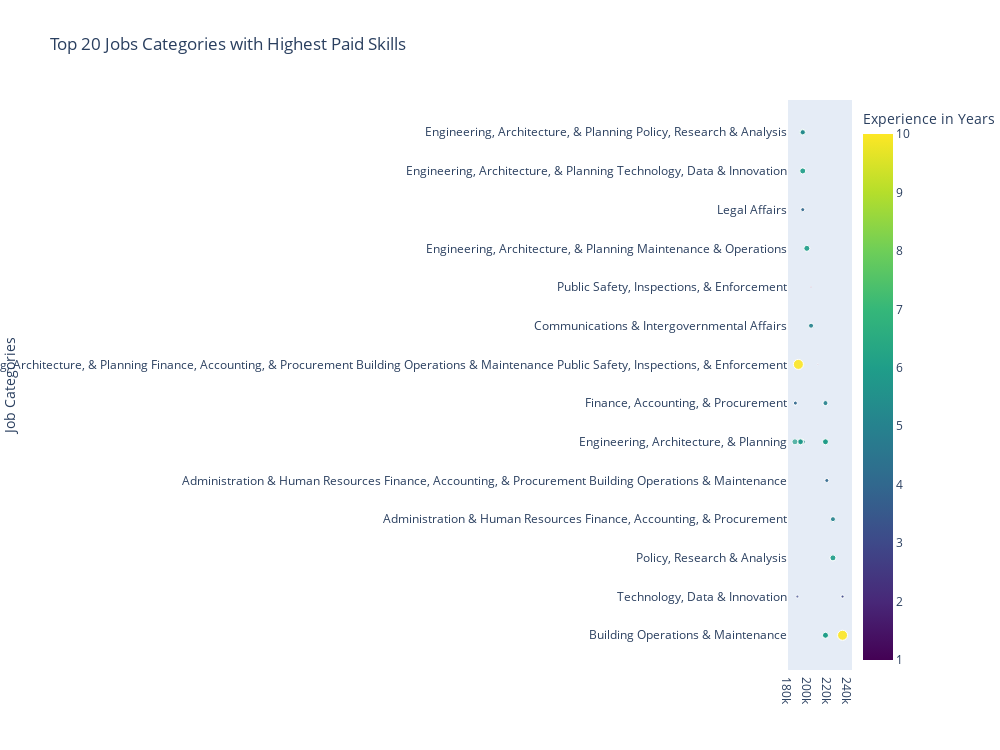

This figure's notebook cell:
### Code cell
trace = go.Scatter(y = topData['jobCategory'],x = topData['maxSalary'],mode='markers',
                   marker=dict(size= topData['experience'],
                               color = topData['experience'],
                               colorscale='Viridis',
                               showscale=True,
                               colorbar = dict(title = 'Experience in Years')),
                   text = topData['experience'].values)

data = [(trace)]

layout= go.Layout(autosize= False, width = 1000, height = 750,
                  title= 'Top 20 Jobs Categories with Highest Paid Skills',
                  hovermode= 'closest',
                  xaxis=dict(showgrid=False,zeroline=False,
                             showline=False),
                  yaxis=dict(title= 'Job Categories',ticklen= 0.1,
                             gridwidth= 100,showgrid=False,
                             zeroline=True,showline=False),
                  showlegend= False)

fig = go.Figure(data=data, layout=layout)
py.iplot(fig)

### Figure 1 — Plotly figure (JSON) as saved in the notebook; plotly's stock layout.template omitted (floating-point values rounded to 4 significant figures)
{"data": [{"marker": {"color": [10, 10, 3, 3, 6, 5, 5, 6, 4, 4, 6, 5, 5, 6, 5, 6, 6, 6, 6, 5, 1, 1, 5, 5, 1, 1, 6, 6, 4, 6, 6, 5, 6, 5, 5, 6, 4, 5, 6, 5, 6, 6, 5, 6, 10, 10, 3, 4, 4, 6], "colorbar": {"title": {"text": "Experience in Years"}}, "colorscale": [[0, "#440154"], [0.1111, "#482878"], [0.2222, "#3e4989"], [0.3333, "#31688e"], [0.4444, "#26828e"], [0.5556, "#1f9e89"], [0.6667, "#35b779"], [0.7778, "#6ece58"], [0.8889, "#b5de2b"], [1, "#fde725"]], "showscale": true, "size": [10, 10, 3, 3, 6, 5, 5, 6, 4, 4, 6, 5, 5, 6, 5, 6, 6, 6, 6, 5, 1, 1, 5, 5, 1, 1, 6, 6, 4, 6, 6, 5, 6, 5, 5, 6, 4, 5, 6, 5, 6, 6, 5, 6, 10, 10, 3, 4, 4, 6]}, "mode": "markers", "text": [10, 10, 3, 3, 6, 5, 5, 6, 4, 4, 6, 5, 5, 6, 5, 6, 6, 6, 6, 5, 1, 1, 5, 5, 1, 1, 6, 6, 4, 6, 6, 5, 6, 5, 5, 6, 4, 5, 6, 5, 6, 6, 5, 6, 10, 10, 3, 4, 4, 6], "type": "scatter", "x": [234402, 234402, 234402, 234402, 224749, 224749, 224749, 224749, 218587, 218587, 217244, 217244, 217244, 217244, 217244, 217244, 217244, 217244, 217244, 217244, 209585, 209585, 202744, 202744, 202744, 202744, 198518, 198518, 194395, 194395, 194395, 194395, 194395, 194395, 194395, 194395, 194395, 194395, 192152, 192152, 192152, 192152, 192152, 192152, 190000, 190000, 189000, 187000, 187000, 186555], "y": ["Building Operations & Maintenance", "Building Operations & Maintenance", "Technology, Data & Innovation", "Technology, Data & Innovation", "Policy, Research & Analysis", "Administration & Human Resources Finance, Accounting, & Procurement", "Administration & Human Resources Finance, Accounting, & Procurement", "Policy, Research & Analysis", "Administration & Human Resources Finance, Accounting, & Procurement Building Operations & Maintenance", "Administration & Human Resources Finance, Accounting, & Procurement Building Operations & Maintenance", "Building Operations & Maintenance", "Engineering, Architecture, & Planning", "Engineering, Architecture, & Planning", "Building Operations & Maintenance", "Finance, Accounting, & Procurement", "Building Operations & Maintenance", "Building Operations & Maintenance", "Engineering, Architecture, & Planning", "Engineering, Architecture, & Planning", "Finance, Accounting, & Procurement", "Engineering, Architecture, & Planning Finance, Accounting, & Procurement Building Operations & Maintenance Public Safety, Inspections, & Enforcement", "Engineering, Architecture, & Planning Finance, Accounting, & Procurement Building Operations & Maintenance Public Safety, Inspections, & Enforcement", "Communications & Intergovernmental Affairs", "Communications & Intergovernmental Affairs", "Public Safety, Inspections, & Enforcement", "Public Safety, Inspections, & Enforcement", "Engineering, Architecture, & Planning Maintenance & Operations", "Engineering, Architecture, & Planning Maintenance & Operations", "Legal Affairs", "Engineering, Architecture, & Planning Technology, Data & Innovation", "Engineering, Architecture, & Planning Technology, Data & Innovation", "Engineering, Architecture, & Planning Policy, Research & Analysis", "Engineering, Architecture, & Planning Policy, Research & Analysis", "Engineering, Architecture, & Planning", "Engineering, Architecture, & Planning", "Engineering, Architecture, & Planning Policy, Research & Analysis", "Legal Affairs", "Engineering, Architecture, & Planning Policy, Research & Analysis", "Engineering, Architecture, & Planning", "Engineering, Architecture, & Planning", "Engineering, Architecture, & Planning", "Engineering, Architecture, & Planning", "Engineering, Architecture, & Planning", "Engineering, Architecture, & Planning", "Engineering, Architecture, & Planning Finance, Accounting, & Procurement Building Operations & Maintenance Public Safety, Inspections, & Enforcement", "Engineering, Architecture, & Planning Finance, Accounting, & Procurement Building Operations & Maintenance Public Safety, Inspections, & Enforcement", "Technology, Data & Innovation", "Finance, Accounting, & Procurement", "Finance, Accounting, & Procurement", "Engineering, Architecture, & Planning"]}], "layout": {"autosize": false, "height": 750, "hovermode": "closest", "showlegend": false, "title": {"text": "Top 20 Jobs Categories with Highest Paid Skills"}, "width": 1000, "xaxis": {"showgrid": false, "showline": false, "zeroline": false}, "yaxis": {"gridwidth": 100, "showgrid": false, "showline": false, "ticklen": 0.1, "title": {"text": "Job Categories"}, "zeroline": true}}}
